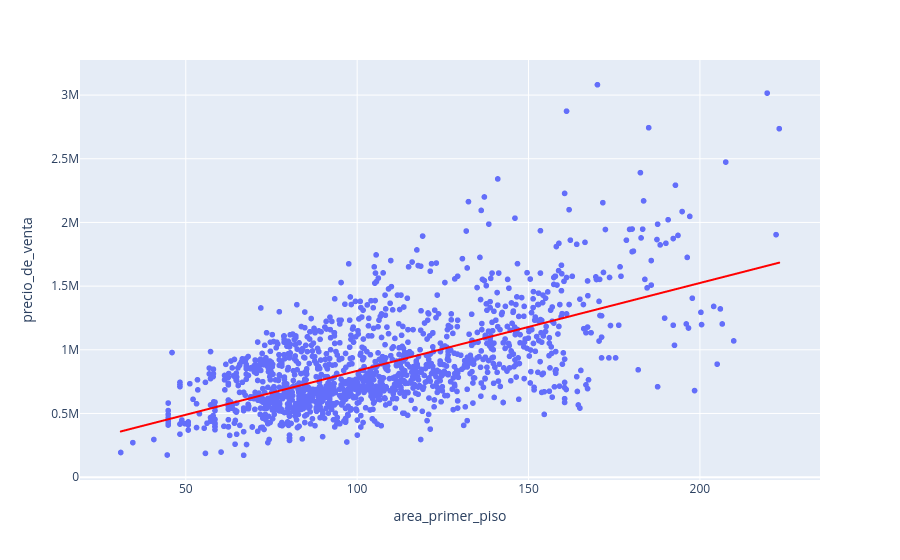

The cell this chart's notebook holds for it:
### Markdown cell above
## Mejor recta

### Code cell
# Usando seaborn para trazar una línea de regresión
px.scatter(datos, x='area_primer_piso', y='precio_de_venta',trendline_color_override='red', trendline='ols')

### Figure 1 — Plotly figure (JSON) as saved in the notebook; plotly's stock layout.template omitted (floating-point values rounded to 4 significant figures; data arrays with more than 128 entries replaced by an {"elided": "..."} marker saying what was removed)
{"data": [{"hovertemplate": "area_primer_piso=%{x}<br>precio_de_venta=%{y}<extra></extra>", "legendgroup": "", "marker": {"color": "#636efa", "symbol": "circle"}, "mode": "markers", "name": "", "showlegend": false, "type": "scattergl", "x": {"elided": "1438 float values"}, "xaxis": "x", "y": {"elided": "1438 float values"}, "yaxis": "y"}, {"hovertemplate": "<b>OLS trendline</b><br>precio_de_venta = 6899.2 * area_primer_piso + 144777<br>R<sup>2</sup>=0.380142<br><br>area_primer_piso=%{x}<br>precio_de_venta=%{y} <b>(trend)</b><extra></extra>", "legendgroup": "", "line": {"color": "red"}, "marker": {"color": "#636efa", "symbol": "circle"}, "mode": "lines", "name": "", "showlegend": false, "type": "scattergl", "x": {"elided": "1438 float values"}, "xaxis": "x", "y": {"elided": "1438 float values"}, "yaxis": "y"}], "layout": {"legend": {"tracegroupgap": 0}, "margin": {"t": 60}, "xaxis": {"anchor": "y", "domain": [0, 1], "title": {"text": "area_primer_piso"}}, "yaxis": {"anchor": "x", "domain": [0, 1], "title": {"text": "precio_de_venta"}}}}
